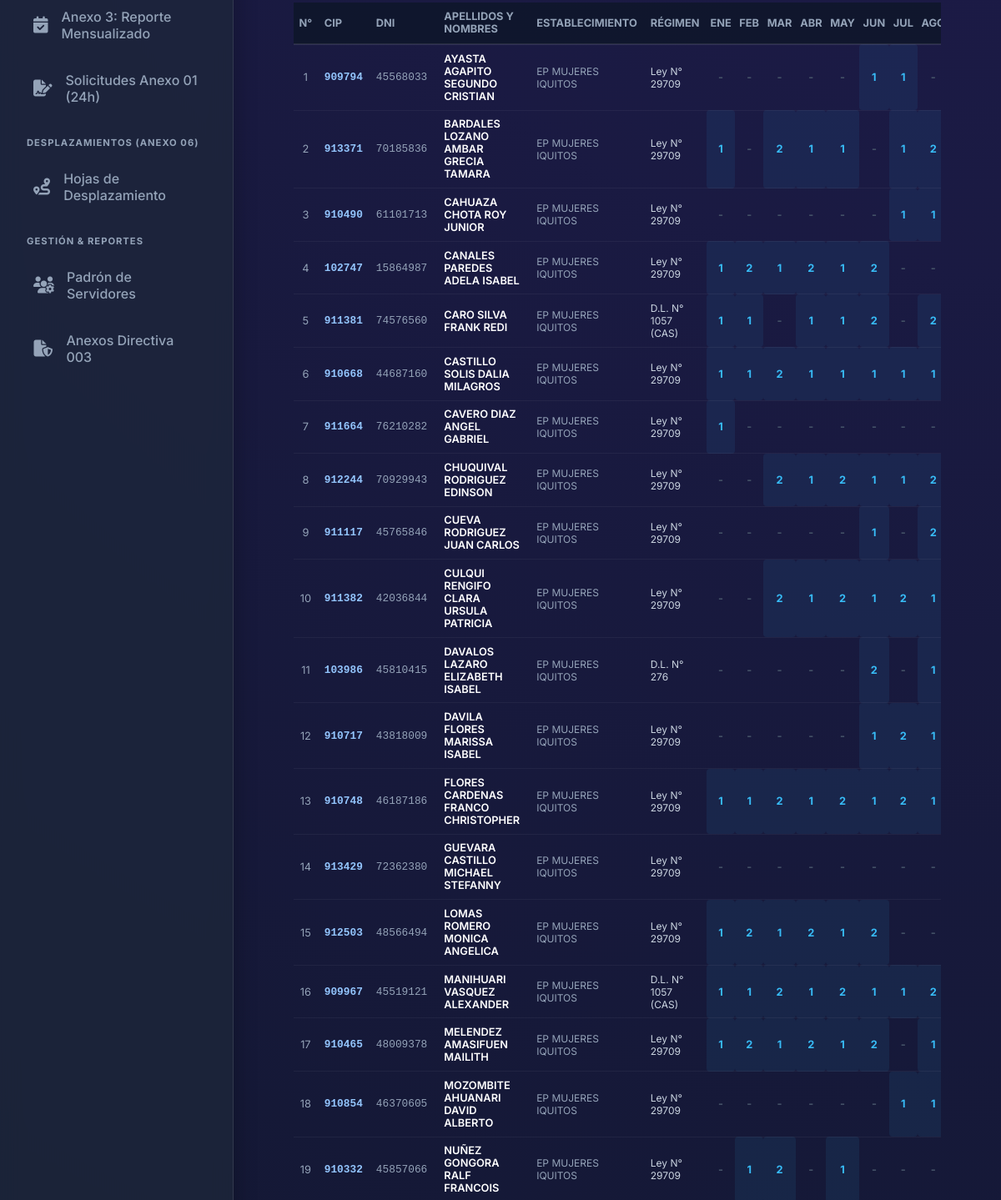
The app's page /compensacion/ (middle part), older data.
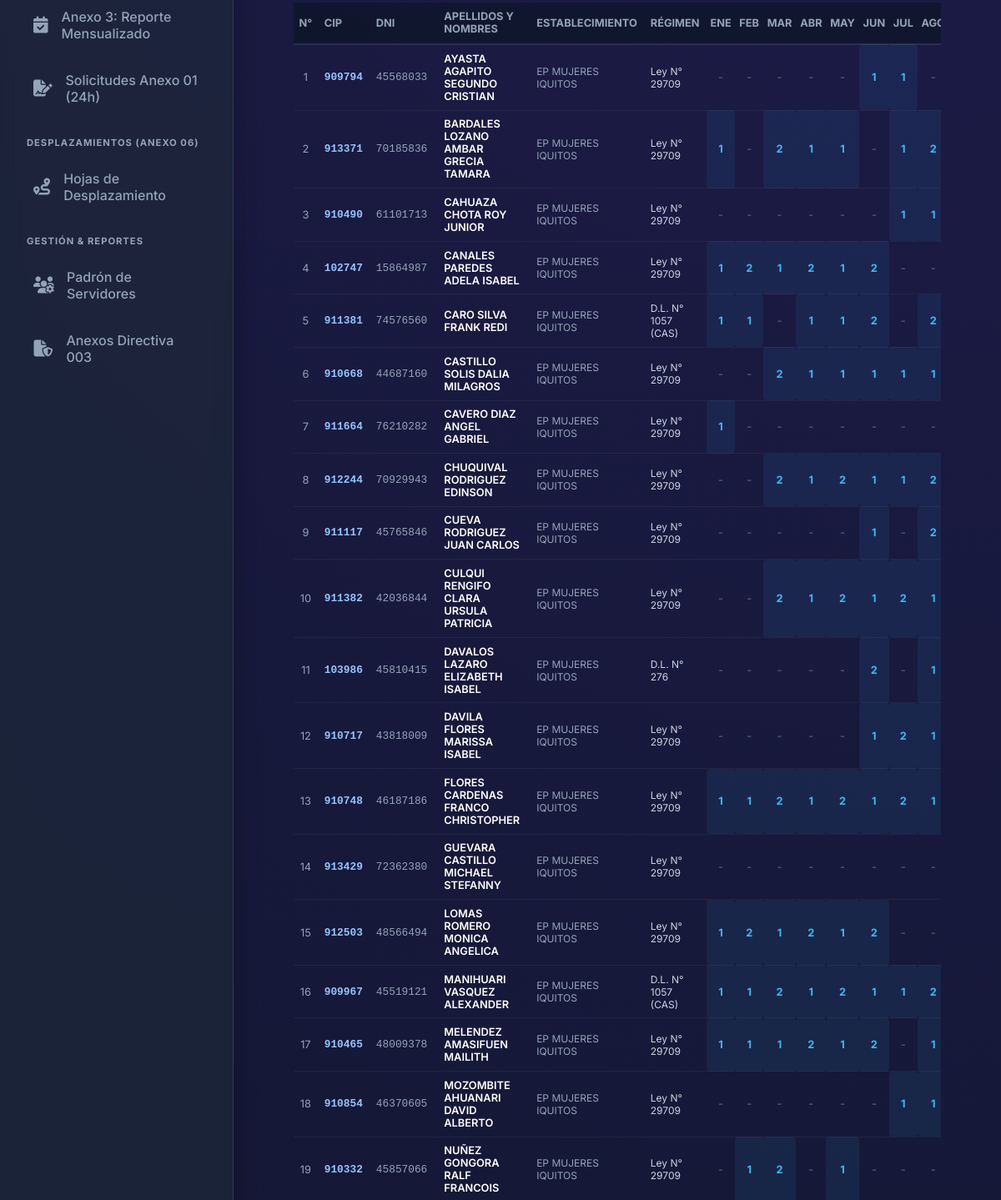
The same page, newer data.
### tables this page shows
CREATE TABLE empleados (
    id_empleado INTEGER PRIMARY KEY AUTOINCREMENT,
    codigo_servidor VARCHAR(20) UNIQUE NOT NULL, -- Ej: '099132', '103097'
    dni VARCHAR(15) UNIQUE,                      -- DNI (8 dígitos)
    apellidos_nombres VARCHAR(200) NOT NULL,
    created_at TIMESTAMP DEFAULT CURRENT_TIMESTAMP
, grupo_guardia_default INTEGER DEFAULT 1, sexo TEXT, fecha_nacimiento DATE, correo TEXT, id_regimen INTEGER, regimen_nombre TEXT, nivel TEXT, cargo_estructural TEXT, estado_laboral TEXT, modalidad_laboral TEXT, direccion_oficina TEXT, jefatura_area TEXT, cargo_funcion TEXT, area_clasificacion TEXT, horario_laboral TEXT, fecha_ingreso_eepp DATE, resolucion_documento TEXT, observaciones TEXT, fecha_ingreso_inpe DATE);

### app/modules/compensacion/router.py (the view)
@router.get("", response_class=HTMLResponse)
@router.get("/", response_class=HTMLResponse)
async def ver_modulo_compensacion(
    request: Request,
    anio: int = 2026,
    tab: str = "anexo3",
    mes_anexo2: int = 1,
    mes_reporte: int = 1,
    mensaje: Optional[str] = None,
    error: Optional[str] = None
):
    matriz_anexo3 = CompensacionRepository.get_matriz_anexo3(anio)
    grupos_guardia = CompensacionRepository.get_grupos_guardia()
    saldos = CompensacionRepository.get_control_saldos(anio)
    solicitudes = CompensacionRepository.get_solicitudes(anio)
    datos_anexo2 = None
    rotaciones_mes = []
    if tab == "anexo2":
        datos_anexo2 = CompensacionService.calcular_anexo2_mes(anio, mes_anexo2)
        rotaciones_mes = CompensacionRepository.get_rotaciones_mes(anio, mes_anexo2)
    reporte_gastos = []
    if tab == "reporte_gastos":
        reporte_gastos = CompensacionRepository.get_reporte_mensual_gastos(anio, mes_reporte)
    total_servidores = len(matriz_anexo3)
    total_dias_ganados_anual = sum(r["total_ganado"] for r in matriz_anexo3)
    total_asignados = sum(s["dias_asignados"] for s in saldos)
    total_usados = sum(s["dias_utilizados"] for s in saldos)
    total_restantes = sum(s["dias_disponibles"] for s in saldos)
    return templates.TemplateResponse(
        request=request,
        name="compensacion/matriz_anexo3.html",
        context={
            "anio": anio,
            "tab": tab,
            "mes_anexo2": mes_anexo2,
            "mes_reporte": mes_reporte,
            "meses": MESES_NOMBRES,
            "matriz_anexo3": matriz_anexo3,
            "grupos_guardia": grupos_guardia,
            "datos_anexo2": datos_anexo2,
            "rotaciones_mes": rotaciones_mes,
            "saldos": saldos,
            "solicitudes": solicitudes,
            "reporte_gastos": reporte_gastos,
            "total_servidores": total_servidores,
            "total_dias_ganados_anual": total_dias_ganados_anual,
            "total_asignados": total_asignados,
            "total_usados": total_usados,
            "total_restantes": total_restantes,
            "fecha_hoy": date.today().isoformat(),
            "mensaje": mensaje,
            "error": error
        }
    )

### app/templates/compensacion/matriz_anexo3.html (shortened to what this page needs)
{% extends "base.html" %}
{% block content %}
<div style="display: flex; flex-direction: column; gap: 1.5rem;">
    {% if tab == 'anexo3' %}
    <div class="glass-card" style="padding: 1.5rem;">
        <div style="overflow-x: auto;">
            <table id="tablaAnexo3" style="width: 100%; border-collapse: collapse; font-size: 0.8rem; text-align: center;">
                <thead>
                    <tr style="background: rgba(15, 23, 42, 0.85); color: #94a3b8; border-bottom: 2px solid var(--border-color);">
                        <th style="padding: 0.6rem 0.4rem; width: 35px;">N°</th>
                        <th style="padding: 0.6rem 0.5rem; text-align: left; width: 65px;">CIP</th>
                        <th style="padding: 0.6rem 0.5rem; text-align: left; width: 75px;">DNI</th>
                        <th style="padding: 0.6rem 0.75rem; text-align: left;">APELLIDOS Y NOMBRES</th>
                        <th style="padding: 0.6rem 0.5rem; text-align: left; width: 140px;">ESTABLECIMIENTO</th>
                        <th style="padding: 0.6rem 0.5rem; text-align: left; width: 90px;">RÉGIMEN</th>
                        <th style="padding: 0.6rem 0.3rem;">ENE</th>
                        <th style="padding: 0.6rem 0.3rem;">FEB</th>
                        <th style="padding: 0.6rem 0.3rem;">MAR</th>
                        <th style="padding: 0.6rem 0.3rem;">ABR</th>
                        <th style="padding: 0.6rem 0.3rem;">MAY</th>
                        <th style="padding: 0.6rem 0.3rem;">JUN</th>
                        <th style="padding: 0.6rem 0.3rem;">JUL</th>
                        <th style="padding: 0.6rem 0.3rem;">AGO</th>
                    </tr>
                </thead>
                <tbody>
                    {% for row in matriz_anexo3 %}
                    <tr style="border-bottom: 1px solid rgba(255, 255, 255, 0.05);" onmouseover="this.style.background='rgba(255,255,255,0.03)'" onmouseout="this.style.background='transparent'">
                        <td style="padding: 0.55rem 0.4rem; color: var(--text-muted);">{{ loop.index }}</td>
                        <td style="padding: 0.55rem 0.5rem; text-align: left; font-family: monospace; font-weight: 700; color: #93c5fd;">{{ row.codigo_servidor }}</td>
                        <td style="padding: 0.55rem 0.5rem; text-align: left; font-family: monospace; color: var(--text-muted);">{{ row.dni }}</td>
                        <td style="padding: 0.55rem 0.75rem; text-align: left; font-weight: 600; color: #fff;">{{ row.apellidos_nombres }}</td>
                        <td style="padding: 0.55rem 0.5rem; text-align: left; font-size: 0.75rem; color: var(--text-muted);">EP MUJERES IQUITOS</td>
                        <td style="padding: 0.55rem 0.5rem; text-align: left; font-size: 0.75rem; color: #cbd5e1;">{{ row.regimen_nombre }}</td>
                        <td class="cell-mes {% if row.m_1 != '-' %}cell-mes-active{% else %}cell-mes-empty{% endif %}">{{ row.m_1 }}</td>
                        <td class="cell-mes {% if row.m_2 != '-' %}cell-mes-active{% else %}cell-mes-empty{% endif %}">{{ row.m_2 }}</td>
                        <td class="cell-mes {% if row.m_3 != '-' %}cell-mes-active{% else %}cell-mes-empty{% endif %}">{{ row.m_3 }}</td>
                        <td class="cell-mes {% if row.m_4 != '-' %}cell-mes-active{% else %}cell-mes-empty{% endif %}">{{ row.m_4 }}</td>
                        <td class="cell-mes {% if row.m_5 != '-' %}cell-mes-active{% else %}cell-mes-empty{% endif %}">{{ row.m_5 }}</td>
                        <td class="cell-mes {% if row.m_6 != '-' %}cell-mes-active{% else %}cell-mes-empty{% endif %}">{{ row.m_6 }}</td>
                        <td class="cell-mes {% if row.m_7 != '-' %}cell-mes-active{% else %}cell-mes-empty{% endif %}">{{ row.m_7 }}</td>
                        <td class="cell-mes {% if row.m_8 != '-' %}cell-mes-active{% else %}cell-mes-empty{% endif %}">{{ row.m_8 }}</td>
                    </tr>
                    {% else %}
                    <tr>
                        <td colspan="19" style="padding: 2.5rem; text-align: center; color: var(--text-muted);">
                            No hay servidores registrados para el año {{ anio }}.
                        </td>
                    </tr>
                    {% endfor %}
                </tbody>
            </table>
        </div>
    </div>
    {% endif %}
</div>
{% endblock %}

### app/templates/base.html (shortened to what this page needs)
<!DOCTYPE html>
<html lang="es">
<head>
    <link rel="stylesheet" href="https://cdnjs.cloudflare.com/ajax/libs/font-awesome/6.4.0/css/all.min.css">
    <link rel="stylesheet" href="/static/premium.css">
</head>
<body>
    <aside class="sidebar">
        <nav class="nav-menu">
            <a href="/compensacion" class="nav-item {% if request.url.path == '/compensacion' %}active{% endif %}">
                <i class="fa-solid fa-calendar-check"></i>
                Anexo 3: Reporte Mensualizado
            </a>
            <a href="/compensacion/solicitudes" class="nav-item {% if '/compensacion/solicitud' in request.url.path %}active{% endif %}">
                <i class="fa-solid fa-file-signature"></i>
                Solicitudes Anexo 01 (24h)
            </a>
            <div style="font-size: 0.7rem; text-transform: uppercase; letter-spacing: 1px; color: var(--text-muted); margin-top: 1rem; margin-bottom: 0.25rem; padding-left: 0.5rem; font-weight: 700;">
                Desplazamientos (Anexo 06)
            </div>
            <a href="/desplazamientos" class="nav-item {% if '/desplazamientos' in request.url.path %}active{% endif %}">
                <i class="fa-solid fa-route"></i>
                Hojas de Desplazamiento
            </a>
            <div style="font-size: 0.7rem; text-transform: uppercase; letter-spacing: 1px; color: var(--text-muted); margin-top: 1rem; margin-bottom: 0.25rem; padding-left: 0.5rem; font-weight: 700;">
                Gestión & Reportes
            </div>
            <a href="/empleados" class="nav-item {% if '/empleados' in request.url.path %}active{% endif %}">
                <i class="fa-solid fa-users-gear"></i>
                Padrón de Servidores
            </a>
            <a href="/reportes" class="nav-item {% if '/reportes' in request.url.path %}active{% endif %}">
                <i class="fa-solid fa-file-shield"></i>
                Anexos Directiva 003
            </a>
        </nav>
    </aside>
    <div class="main-content">
        <main class="dashboard">
            {% block content %}{% endblock %}
        </main>
    </div>
</body>
</html>

### app/static/premium.css (style rules this page uses)
:root { --primary: #6366f1; --primary-hover: #4f46e5; --secondary: #10b981; --bg-dark: #0f172a; --bg-panel: rgba(30, 41, 59, 0.7); --text-main: #f8fafc; --text-muted: #94a3b8; --border-color: rgba(255, 255, 255, 0.1); --danger: #ef4444; --warning: #f59e0b; }
* { margin: 0; padding: 0; box-sizing: border-box; font-family: 'Inter', system-ui, sans-serif; }
body { background: radial-gradient(circle at top right, #1e1b4b, #0f172a); color: var(--text-main); min-height: 100vh; display: flex; overflow-x: hidden; }
.sidebar { width: 280px; background: var(--bg-panel); backdrop-filter: blur(12px); -webkit-backdrop-filter: blur(12px); border-right: 1px solid var(--border-color); display: flex; flex-direction: column; padding: 2rem 1.5rem; box-shadow: 4px 0 24px rgba(0,0,0,0.2); z-index: 10; }
.nav-menu { display: flex; flex-direction: column; gap: 0.5rem; }
.nav-item { text-decoration: none; color: var(--text-muted); padding: 0.875rem 1rem; border-radius: 12px; display: flex; align-items: center; gap: 1rem; transition: all 0.3s cubic-bezier(0.4, 0, 0.2, 1); font-weight: 500; }
.nav-item i { font-size: 1.25rem; width: 24px; text-align: center; }
.main-content { flex: 1; display: flex; flex-direction: column; height: 100vh; overflow-y: auto; }
.dashboard { padding: 0 3rem 3rem; animation: fadeIn 0.8s ease-out forwards; }

### app/templates/compensacion/matriz_anexo3.html (style rules this page uses)
.cell-mes { padding: 0.55rem 0.3rem; font-weight: 700; font-size: 0.8rem; }
.cell-mes-active { color: #38bdf8; background: rgba(56, 189, 248, 0.08); border-radius: 4px; }
.cell-mes-empty { color: #475569; }

Row changes from the older to the newer data that the page shows:
changed empleados "CASTILLO SOLIS DALIA MILAGROS": m_1 "1" → "-"; m_2 "1" → "-"
changed empleados "MELENDEZ AMASIFUEN MAILITH": m_2 "2" → "1"
